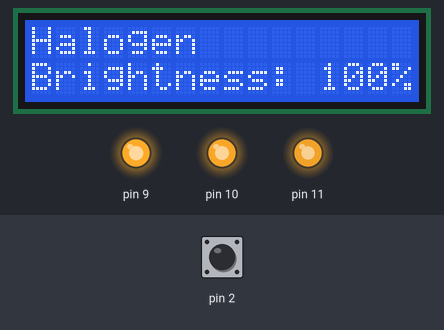
Bench run of a sketch on a simulated Arduino Uno, built with avr-gcc and run on an emulated ATmega328P. On the bench: 16×2 character LCD, output pins drawn as LEDs (lit = HIGH). Inputs (shaded band) come from the test bench; at power-on: pin 2 HIGH.

Above: at 6.3 s.
6.4 s: pin 2 pulled LOW for 3.2 s
At 10.3 s:
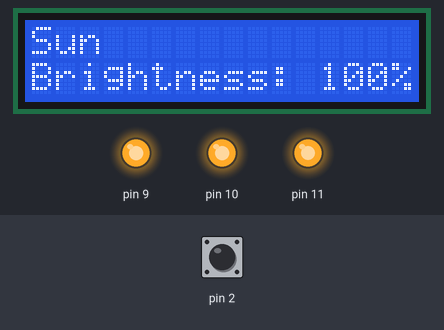
11.1 s: pin 2 pulled LOW for 0.15 s
At 12.3 s:
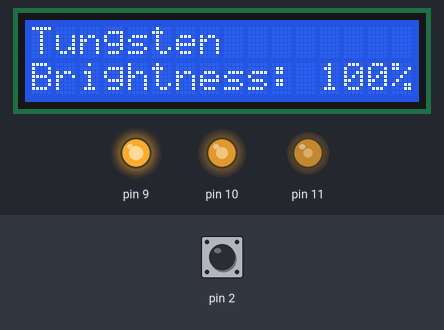
12.7 s: pin 2 pulled LOW for 1 s
At 12.91 s:
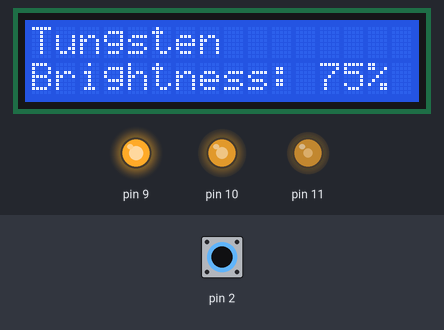
15.2 s: pin 2 driven LOW
At 16.11 s:
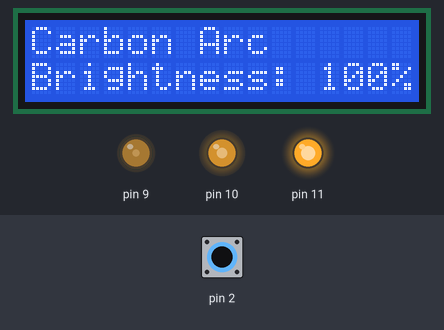
18.2 s: pin 2 driven HIGH
At 19.4 s:
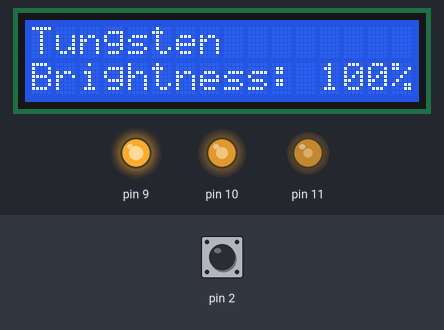
19.7 s: pin 2 driven LOW
At 21.7 s:
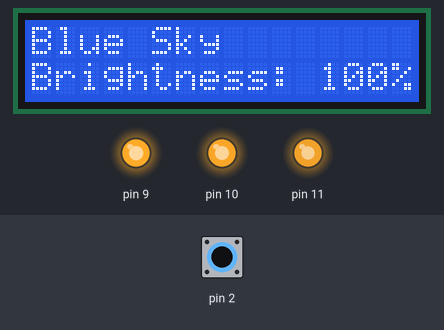
Timing chart, 0 to 50.3 s (numbered marks = the images above; inputs shaded):
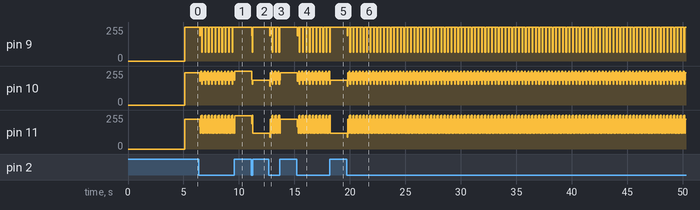

The sketch:

SelfCutLEDs.ino
```cpp
#include <Wire.h>
#include <LiquidCrystal_I2C.h>

#define LCD_ADDRESS 0x27

LiquidCrystal_I2C lcd(LCD_ADDRESS, 16, 2);

typedef struct {
  uint8_t RED;
  uint8_t GREEN;
  uint8_t BLUE;
  uint8_t BUTTON;
} Pins;

typedef struct {
  unsigned long first_case_time;
  unsigned long second_case_time;
  unsigned long current_time;
  unsigned long butt_time;
} Timers;

typedef struct {
  uint8_t main_menu;
  uint8_t menu1;
} Menu;

typedef struct {
  volatile uint8_t state;
  volatile uint8_t flag;
} Interrupts;

const Pins pins = {9, 10, 11, 2};
Timers timers = {0, 0, 0, 0};
Menu menu = {0, 0};
Interrupts states = {0, 0};
const uint8_t butt_delay = 50;

void setup() {
  pinMode(pins.BUTTON, INPUT_PULLUP);
  pinMode(pins.RED, OUTPUT);
  pinMode(pins.GREEN, OUTPUT);
  pinMode(pins.BLUE, OUTPUT);
  lcd.begin();
  attachInterrupt(digitalPinToInterrupt(pins.BUTTON), read_butt, LOW);
  lcd.setCursor(3, 0);
  lcd.print("Christian's");
  lcd.setCursor(0, 1);
  lcd.print("Self-Cut System");
  delay(5000);
  check_menu();
}

void loop() {
  if (states.flag) {
    store_timers();
  }
  switch (menu.main_menu) {
    case 0:
      switch (menu.menu1) {
        case 0:
          tungsten(100);
          break;

        case 1:
          tungsten(75);
          break;

        case 2:
          tungsten(50);
          break;

        case 3:
          tungsten(25);
          break;
      }
      break;

    case 1:
      switch (menu.menu1) {
        case 0:
          halogen(100);
          break;

        case 1:
          halogen(75);
          break;

        case 2:
          halogen(50);
          break;

        case 3:
          halogen(25);
          break;
      }
      break;

    case 2:
      switch (menu.menu1) {
        case 0:
          carbon_arc(100);
          break;

        case 1:
          carbon_arc(75);
          break;

        case 2:
          carbon_arc(50);
          break;

        case 3:
          carbon_arc(25);
          break;
      }
      break;

    case 3:
      switch (menu.menu1) {
        case 0:
          sun(100);
          break;

        case 1:
          sun(75);
          break;

        case 2:
          sun(50);
          break;

        case 3:
          sun(25);
          break;
      }
      break;

    case 4:
      switch (menu.menu1) {
        case 0:
          blue_sky(100);
          break;

        case 1:
          blue_sky(75);
          break;

        case 2:
          blue_sky(50);
          break;

        case 3:
          blue_sky(25);
          break;
      }
      break;
  }
}

void read_butt() {
  if ((millis() - timers.butt_time) > butt_delay) {
    states.flag = 1;
    if (states.state < 1) states.state++;
    else states.state = 0;
    timers.butt_time = millis();
  }
}

void store_timers() {
  switch (states.state) {
    case 0:
      timers.second_case_time = millis();
      break;

    case 1:
      timers.first_case_time = millis();
      break;

    default:
      break;
  }
  states.flag = 0;
  check_menu();
}

void check_menu() {
  if (timers.second_case_time > timers.first_case_time) {
    if ((timers.second_case_time - timers.first_case_time) < 500) {
      menu.menu1 = 0;
      if (menu.main_menu < 4) menu.main_menu++;
      else menu.main_menu = 0;
    }
    else {
      if (menu.menu1 < 3) menu.menu1++;
      else menu.menu1 = 0;
    }
  }
  else {
    if ((timers.first_case_time - timers.second_case_time) < 500) {
      menu.menu1 = 0;
      if (menu.main_menu < 4) menu.main_menu++;
      else menu.main_menu = 0;
    }
    else {
      if (menu.menu1 < 3) menu.menu1++;
      else menu.menu1 = 0;
    }
  }
  update_screen();
}

void update_screen() {
  lcd.clear();
  lcd.setCursor(0, 0);
  switch (menu.main_menu) {
    case 0:
      lcd.print("Tungsten");
      switch (menu.menu1) {
        case 0:
          lcd.setCursor(0, 1);
          lcd.print("Brightness: 100%");
          break;

        case 1:
          lcd.setCursor(0, 1);
          lcd.print("Brightness: 75%");
          break;

        case 2:
          lcd.setCursor(0, 1);
          lcd.print("Brightness: 50%");
          break;

        case 3:
          lcd.setCursor(0, 1);
          lcd.print("Brightness: 25%");
          break;
      }
      break;

    case 1:
      lcd.print("Halogen");
      switch (menu.menu1) {
        case 0:
          lcd.setCursor(0, 1);
          lcd.print("Brightness: 100%");
          break;

        case 1:
          lcd.setCursor(0, 1);
          lcd.print("Brightness: 75%");
          break;

        case 2:
          lcd.setCursor(0, 1);
          lcd.print("Brightness: 50%");
          break;

        case 3:
          lcd.setCursor(0, 1);
          lcd.print("Brightness: 25%");
          break;
      }
      break;

    case 2:
      lcd.print("Carbon Arc");
      switch (menu.menu1) {
        case 0:
          lcd.setCursor(0, 1);
          lcd.print("Brightness: 100%");
          break;

        case 1:
          lcd.setCursor(0, 1);
          lcd.print("Brightness: 75%");
          break;

        case 2:
          lcd.setCursor(0, 1);
          lcd.print("Brightness: 50%");
          break;

        case 3:
          lcd.setCursor(0, 1);
          lcd.print("Brightness: 25%");
          break;
      }
      break;

    case 3:
      lcd.print("Sun");
      switch (menu.menu1) {
        case 0:
          lcd.setCursor(0, 1);
          lcd.print("Brightness: 100%");
          break;

        case 1:
          lcd.setCursor(0, 1);
          lcd.print("Brightness: 75%");
          break;

        case 2:
          lcd.setCursor(0, 1);
          lcd.print("Brightness: 50%");
          break;

        case 3:
          lcd.setCursor(0, 1);
          lcd.print("Brightness: 25%");
          break;
      }
      break;

    case 4:
      lcd.print("Blue Sky");
      switch (menu.menu1) {
        case 0:
          lcd.setCursor(0, 1);
          lcd.print("Brightness: 100%");
          break;

        case 1:
          lcd.setCursor(0, 1);
          lcd.print("Brightness: 75%");
          break;

        case 2:
          lcd.setCursor(0, 1);
          lcd.print("Brightness: 50%");
          break;

        case 3:
          lcd.setCursor(0, 1);
          lcd.print("Brightness: 25%");
          break;
      }
      break;
  }
}

void RGB(uint8_t Red, uint8_t Green, uint8_t Blue) {
  analogWrite(pins.RED, Red);
  analogWrite(pins.GREEN, Green);
  analogWrite(pins.BLUE, Blue);
}

void tungsten(float intensity) {
  uint8_t brightness_red = (intensity / 100) * 255;
  uint8_t brightness_green = (intensity / 100) * 187;
  uint8_t brightness_blue = (intensity / 100) * 120;
  RGB(brightness_red, brightness_green, brightness_blue);
}

void halogen(float intensity) {
  uint8_t brightness_red = (intensity / 100) * 255;
  uint8_t brightness_green = (intensity / 100) * 241;
  uint8_t brightness_blue = (intensity / 100) * 224;
  RGB(brightness_red, brightness_green, brightness_blue);
}

void carbon_arc(float intensity) {
  uint8_t brightness_red = (intensity / 100) * 255;
  uint8_t brightness_green = (intensity / 100) * 187;
  uint8_t brightness_blue = (intensity / 100) * 120;
  RGB(brightness_red, brightness_green, brightness_blue);
}

void sun(float intensity) {
  uint8_t brightness_red = (intensity / 100) * 255;
  uint8_t brightness_green = (intensity / 100) * 255;
  uint8_t brightness_blue = (intensity / 100) * 251;
  RGB(brightness_red, brightness_green, brightness_blue);
}

void blue_sky(float intensity) {
  uint8_t brightness_red = (intensity / 100) * 64;
  uint8_t brightness_green = (intensity / 100) * 156;
  uint8_t brightness_blue = (intensity / 100) * 255;
  RGB(brightness_red, brightness_green, brightness_blue);
}
```

Measured:
- after the input at 11.1 s, pin 9: 255/255 → 191/255 after 0.05 s, → 255/255 0.06 s later; pin 10: 255/255 → 191/255 after 0.05 s, → 187/255 0.06 s later; pin 11: 251/255 → 188/255 after 0.05 s, → 120/255 0.06 s later; the display: first changes after 0.05 s (image 2 shows a later state)
- after the input at 15.2 s, pin 10: 241/255 → 180/255 after 0.06 s, then repeats every 0.30 s: 187/255 0.05 s, 255/255 0.06 s, 156/255 0.06 s, 187/255 0.06 s, 241/255 0.07 s; pin 11: 224/255 → 168/255 after 0.06 s, then repeats every 0.30 s: 120/255 0.05 s, 251/255 0.06 s, 255/255 0.06 s, 120/255 0.06 s, 224/255 0.07 s
- after the input at 18.2 s, pin 9: goes on until 18.2 s, then stays 255/255; pin 10: goes on until 18.2 s, then stays 187/255; pin 11: goes on until 18.2 s, then stays 120/255
- after the input at 19.7 s, pin 9: 255/255 → 191/255 after 0.06 s, then moves between 64/255 and 255/255, repeating every 0.61 s; pin 10: 187/255 → 140/255 after 0.06 s, then repeats every 0.30 s: 241/255 0.07 s, 187/255 0.05 s, 255/255 0.06 s, 156/255 0.06 s, 187/255 0.06 s
